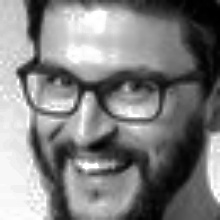
#> input picture fotos/pessoa_1.1.jpg, 220 x 220 px; its folder holds only this picture in this run
$ python -i processaImagem.py   (imports and definitions only)
#> lines starting #> are read from the running program, lines starting #| are printed output that depends on the picture; after the words box and inside, x2 and y2 are one past the last pixel; in counts of white or black regions, pixels touching at a corner belong together
import cv2
import os

def processamento():
    path = [os.path.join('fotos', f) for f in os.listdir('fotos')]
    classificador = cv2.CascadeClassifier("haarcascade_frontalface_default.xml")
    largura, altura = 220, 220
    imagemOriginal = 0

    for pessoa in path:
        print("Processamento em andamento: imagem["+ pessoa +"]")
        imagemOriginal = cv2.imread(pessoa)
#> imagemOriginal is the input picture: shape (220, 220, 3); min 0, max 255, mean 128.3

        #transformar a imagem para escala de cinza
        imagemCinza = cv2.cvtColor(imagemOriginal, cv2.COLOR_BGR2GRAY)
        facesDetectadas = classificador.detectMultiScale(imagemCinza,scaleFactor = 1.01, minSize = (30,30))
#> facesDetectadas = [[58, 149, 63, 63], [8, 12, 192, 192]]

        # Retângulo na face detectada
        for (x,y,l,a) in facesDetectadas:
            cv2.rectangle(imagemOriginal, (x,y), (x + l, y + a),(0,0,255),2)

            #Redimensionar a foto
            imagemFinal = cv2.resize(imagemCinza[y: y+ a, x:x+l], (largura, altura))

            #equalizar a imagem
            ImageFaceEqual = imgEqualist = cv2.equalizeHist(imagemFinal)
            #print("\/../detectadas/\\" + pessoa)
            #cv2.imwrite("detectadas\\/" + pessoa, ImageFaceEqual)
            cv2.imwrite(pessoa, ImageFaceEqual)
#> this loop made 2 passes
#> pass 1, in processamento, `imagemFinal = cv2.resize(imagemCinza[y: y+ a, x:x+l], (largura, altura))`:
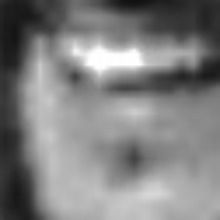
#> imagemFinal: shape (220, 220); min 18, max 255, mean 128.2
#> pass 1, in processamento, `ImageFaceEqual = imgEqualist = cv2.equalizeHist(imagemFinal)`:
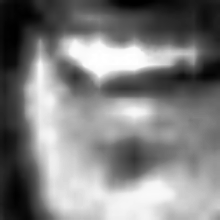
#> ImageFaceEqual: shape (220, 220); min 0, max 255, mean 128.2
#> pass 2, in processamento, `imagemFinal = cv2.resize(imagemCinza[y: y+ a, x:x+l], (largura, altura))`:
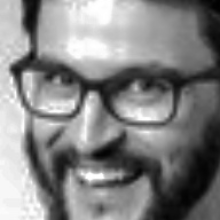
#> imagemFinal: shape (220, 220); min 1, max 255, mean 131.8
#> after the loop:
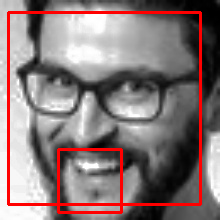
#> imagemOriginal: shape (220, 220, 3); 6.27% of pixels changed, all inside (x1, y1, x2, y2) = (7, 11, 202, 214)

    print("Processamento concluído com sucesso!")

>>> result = processamento()

$ run again, on fotos/pessoa_1.15.jpg
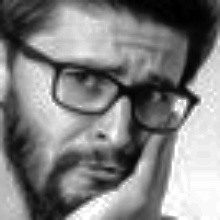
#> input picture fotos/pessoa_1.15.jpg, 220 x 220 px
#> in processamento, imagemOriginal is the input picture: shape (220, 220, 3); min 0, max 255, mean 128.3
#> facesDetectadas = [[9, 10, 198, 198]]
#> the loop in processamento, `for (x,y,l,a) in facesDetectadas:` made 1 pass
#> pass 1, in processamento, `imagemFinal = cv2.resize(imagemCinza[y: y+ a, x:x+l], (largura, altura))`:
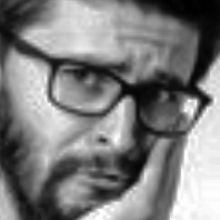
#> imagemFinal: shape (220, 220); min 0, max 255, mean 126.3
#> after the loop in processamento, `for (x,y,l,a) in facesDetectadas:`:
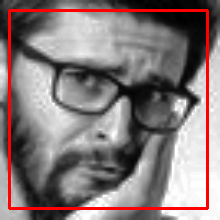
#> imagemOriginal: shape (220, 220, 3); 4.9% of pixels changed, all inside (x1, y1, x2, y2) = (8, 9, 209, 210)

$ run again, on fotos/pessoa_1.10.jpg
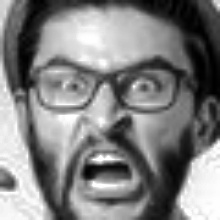
#> input picture fotos/pessoa_1.10.jpg, 220 x 220 px
#> in processamento, imagemOriginal is the input picture: shape (220, 220, 3); min 0, max 255, mean 128.2
#> facesDetectadas = [[17, 14, 187, 187]]
#> the loop in processamento, `for (x,y,l,a) in facesDetectadas:` made 1 pass
#> pass 1, in processamento, `imagemFinal = cv2.resize(imagemCinza[y: y+ a, x:x+l], (largura, altura))`:
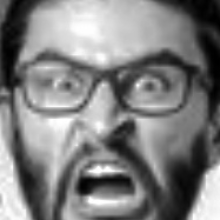
#> imagemFinal: shape (220, 220); min 0, max 255, mean 127.5
#> after the loop in processamento, `for (x,y,l,a) in facesDetectadas:`:
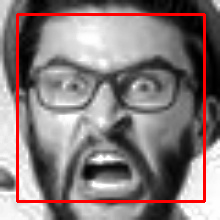
#> imagemOriginal: shape (220, 220, 3); 4.63% of pixels changed, all inside (x1, y1, x2, y2) = (16, 13, 206, 203)
